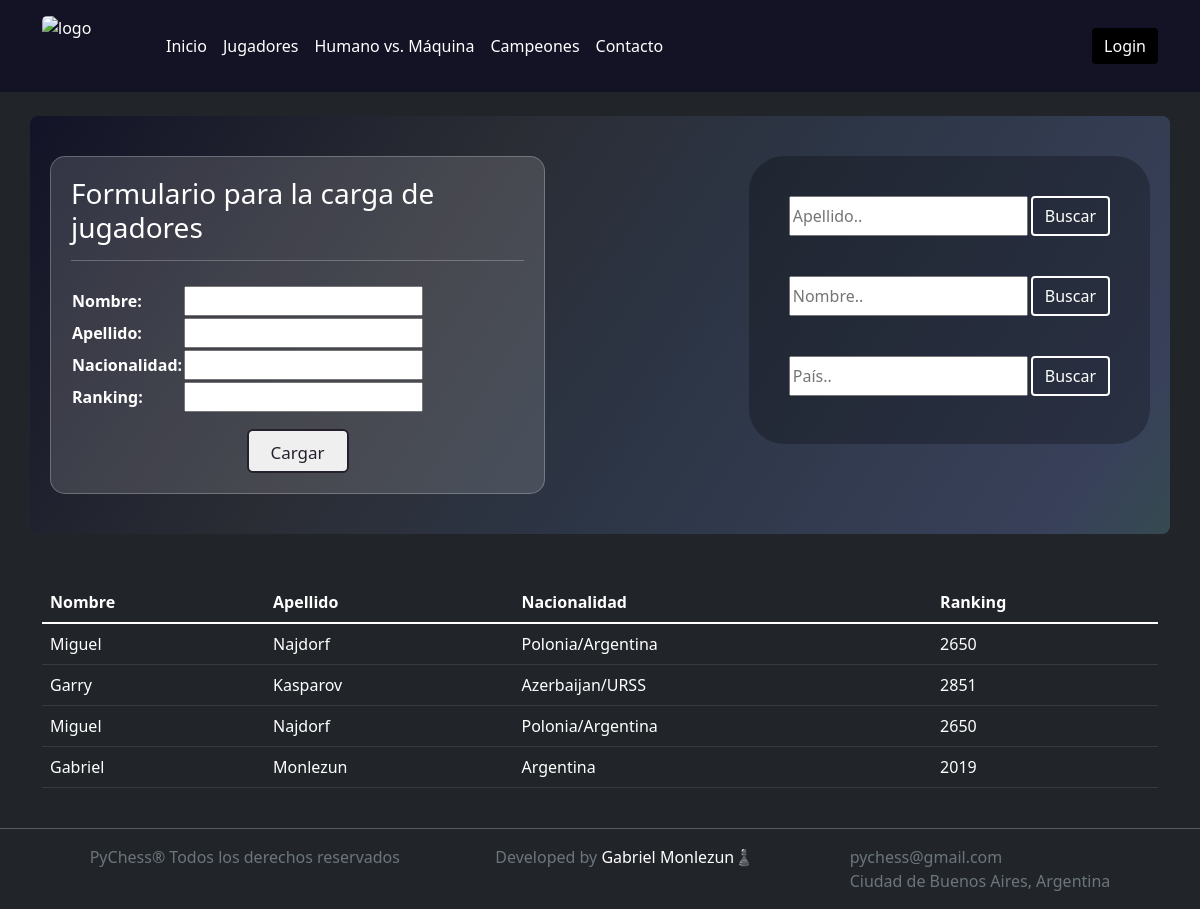
The app's page /Personas/persona, older data.
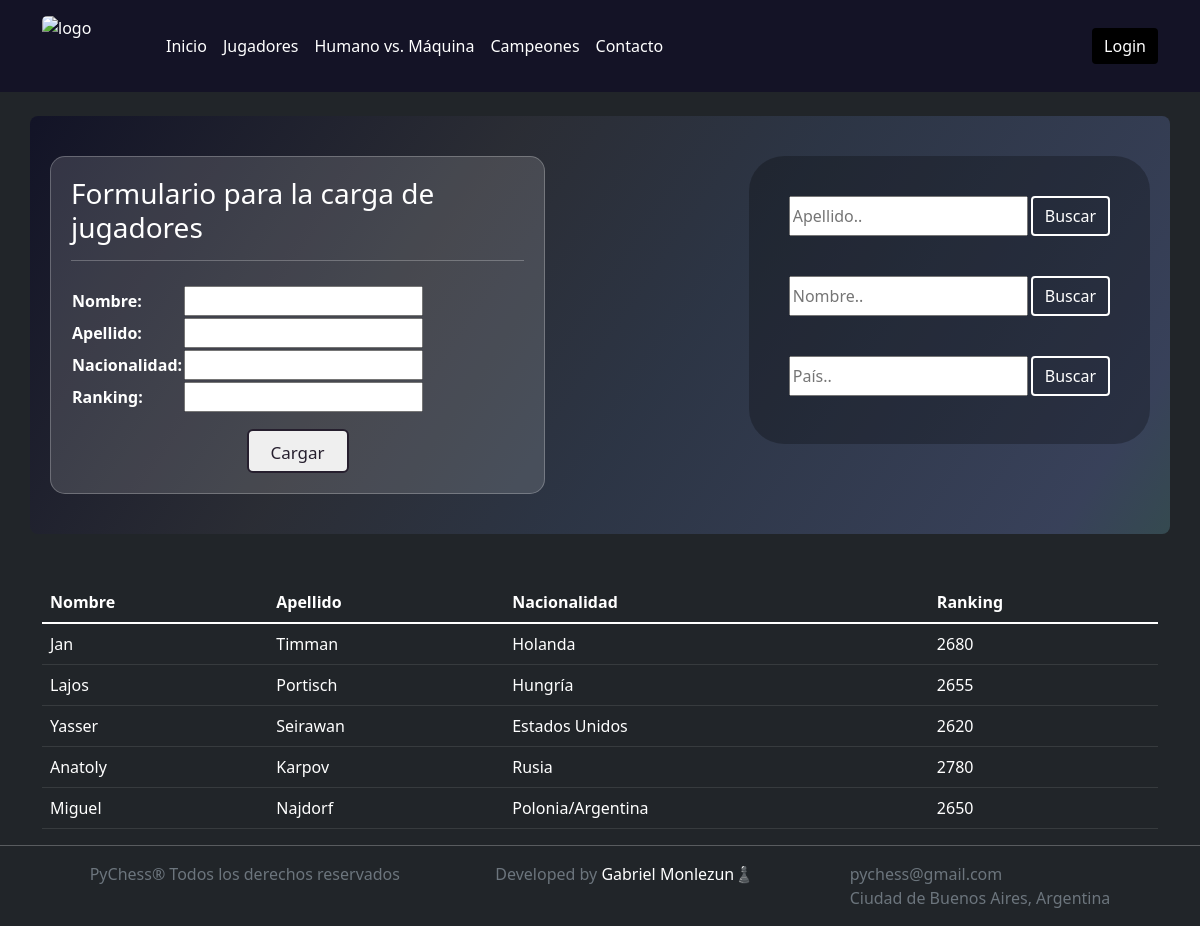
The same page, newer data.
### Personas/models.py (models this page shows, shortened)
class Persona(models.Model):
    nombre=models.CharField(max_length=255)
    apellido=models.CharField(max_length=255)
    nacionalidad=models.CharField(max_length=255)
    ranking=models.IntegerField()

### Personas/views.py (the view)
# urls.py: path('persona', persona, name="Persona"),
def persona(request):
    jugadores = Persona.objects.all()
    if request.method == 'POST':
        formularioPersona = PersonaFormulario(request.POST)
        print(formularioPersona)
        if formularioPersona.is_valid():
            informacion = formularioPersona.cleaned_data
            persona = Persona(nombre=informacion['nombre'], apellido=informacion['apellido'], nacionalidad=informacion['nacionalidad'], ranking=informacion['ranking'])
            persona.save()
            return render(request, "Personas/persona.html", {"jugadores":jugadores}) #agregar un gracias por cargar
    else:
        formularioPersona = PersonaFormulario()
    return render(request, "Personas/persona.html", {"formularioPersona":formularioPersona, "jugadores":jugadores})

### Personas/forms.py
class PersonaFormulario(forms.Form):
    nombre=forms.CharField()
    apellido=forms.CharField()
    nacionalidad=forms.CharField()
    ranking=forms.IntegerField()

### Personas/templates/Personas/persona.html (shortened to what this page needs)
{% extends "Personas/padre.html" %}
{% load static %}
{% block contenidoQueCambia %}
    <div class="container mt-4 d-flex flex-row justify-content-between  align-items-start buscaYcarga">
        <div class="d-flex flex-column align-items-center justify-content-center formCargaJugadores">
            <form action="" method="post" class="">{% csrf_token %}
                <h3 class="mb-1">Formulario para la carga de jugadores</h3>
                <hr class="mb-4">
                    <table class="">
                        <div class="">
                            {{ formularioPersona.as_table }}
                        </div>
                    </table>
                    <div class="col-12 d-flex justify-content-center">
                        <button type="submit" class="mt-3 btnCargar">Cargar</button>
                    </div>
            </form>
        </div>
        <div class="d-flex flex-column formBuscaJugadores p-4">
            <form action="/Personas/buscar" method="GET" class="d-flex flex-row-reverse p-3 mb-2 cuadroBusqueda">
                <div class="d-flex flex-row">
                    <input type="text" name="apellido" id="buscaApellido" class="" placeholder="Apellido..">
                    <button type="submit" class="btn btn-outline-primary btnBuscar">Buscar</button>
                </div>
            </form>
            <form action="/Personas/buscaNombre" method="GET" class="d-flex flex-row-reverse p-3 mb-2 cuadroBusquedaNombre">
                <div class="d-flex flex-row">
                    <input type="text" name="nombre" id="buscaNombre" class="" placeholder="Nombre..">
                    <button type="submit" class="btn btn-outline-primary btnBuscar">Buscar</button>
                </div>
            </form>
            <form action="/Personas/buscaPais" method="GET" class="d-flex flex-row-reverse p-3 mb-2 cuadroBusquedaPais">
                <div class="d-flex flex-row">
                    <input type="text" name="nacionalidad" id="buscaPais" class="" placeholder="País..">
                    <button type="submit" class="btn btn-outline-primary btnBuscar">Buscar</button>
                </div>
            </form>
        </div>
    </div>
    <div class="container mt-5">
        <table class="table table-dark table-hover">
            <thead>
                <th>
                    Nombre
                </th>
                <th>
                    Apellido
                </th>
                <th>
                    Nacionalidad
                </th>
                <th>
                    Ranking
                </th>
            </thead>
            <tbody>
                {% for jugador in jugadores %}
                    <tr>
                        <td>
                            {{jugador.nombre}}
                        </td>
                        <td>
                            {{jugador.apellido}}
                        </td>
                        <td>
                            {{jugador.nacionalidad}}
                        </td>
                        <td>
                            {{jugador.ranking}}
                        </td>
                    </tr>
                 {% endfor %}
            </tbody>
        </table>
    </div>
{% endblock %}

Row changes from the older to the newer data that the page shows:
removed Persona: nombre "Garry", apellido "Kasparov", nacionalidad "Azerbaijan/URSS", ranking "2851"
removed Persona: nombre "Miguel", apellido "Najdorf", nacionalidad "Polonia/Argentina", ranking "2650"
removed Persona: nombre "Gabriel", apellido "Monlezun", nacionalidad "Argentina", ranking "2019"
added Persona: nombre "Jan", apellido "Timman", nacionalidad "Holanda", ranking "2680"
added Persona: nombre "Lajos", apellido "Portisch", nacionalidad "Hungría", ranking "2655"
added Persona: nombre "Yasser", apellido "Seirawan", nacionalidad "Estados Unidos", ranking "2620"
added Persona: nombre "Anatoly", apellido "Karpov", nacionalidad "Rusia", ranking "2780"
